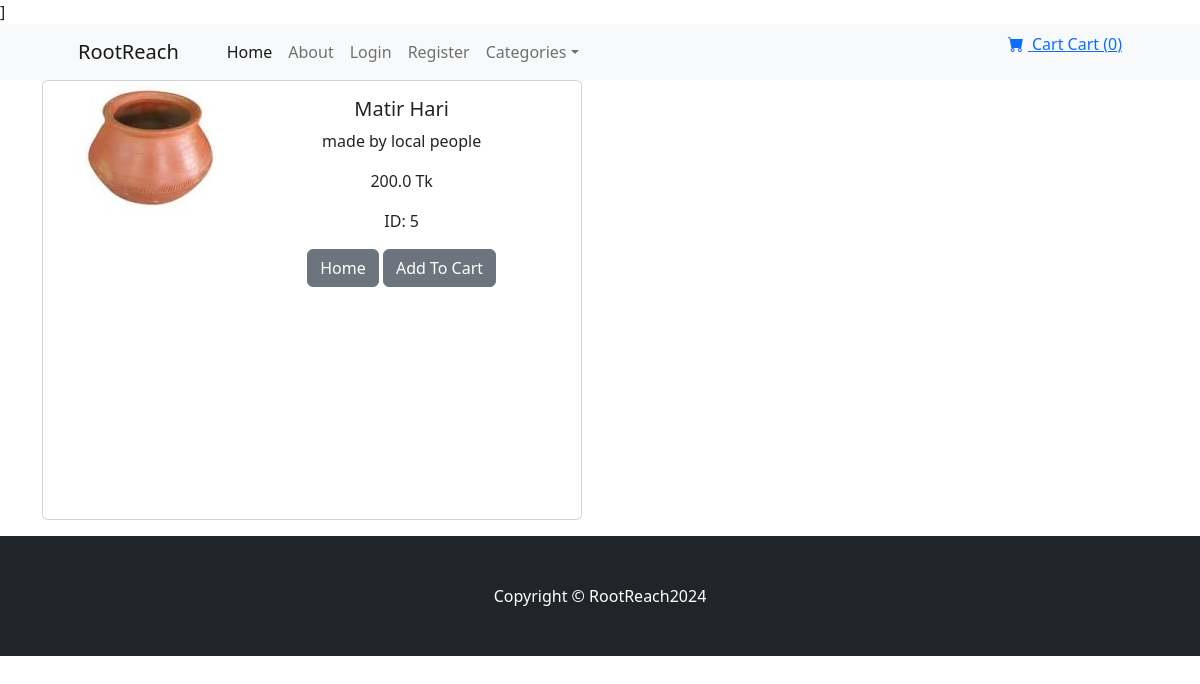
Page /product_page/5 on the committed database.
### products/models.py (models this page shows, shortened)
class Product(models.Model):
    name = models.CharField(max_length=100)
    price = models.FloatField()
    category = models.ForeignKey(Category, on_delete=models.CASCADE, default=1)
    description = models.TextField()
    image = models.ImageField(upload_to='uploads/products/')
    is_sale = models.BooleanField(default=False)
    sale_price = models.FloatField(default=0)

### RootReach/views.py (the view)
# urls.py: path('product_page/<int:pk>', views.product_page, name='product_page'),
def product_page(request,pk):
    product = Product.objects.get(id= pk)
    return render(request, 'product.html',{'product':product})

### cart/context_processors.py (called while the page is built)
def cart_quantity(request):
    if request.user.is_authenticated:
        cart = Cart(request)
        return {'cart_quantity': len(cart)}
    return {'cart_quantity': 0}

### templates/product.html (shortened to what this page needs)
{% extends 'base.html' %}
{% block content %}
<div class="container">
    <div class="card mb-3" style="max-width: 540px;">
        <div class="row g-0">
            <div class="col-md-4">
                <img src="{{ product.image.url }}" class="img-fluid rounded-start" alt="{{ product.name }}">
            </div>
            <div class="col-md-8">
                <div class="card-body">
                    <center>
                        <h5 class="card-title">{{ product.name }}</h5>
                        <p class="card-text">{{ product.description }}</p>
                        <p>{{ product.price }} Tk</p>
                        <p>ID: {{ product.id }}</p>
                        <a href="{% url 'home' %}" class="btn btn-secondary">Home</a>
                        <button type="button" class="btn btn-secondary add-cart" data-id="{{ product.id }}">
                            Add To Cart
                        </button>
                        <br><br><br><br><br><br><br><br><br><br>
                    </center>
                </div>
            </div>
        </div>
    </div>
</div>
{% endblock %}

### rows in the picture
Product: image (picture), name "Matir Hari", description "made by local people", price "200.0", id "5"

### other values in the picture
{{ cart_quantity }} "0"
